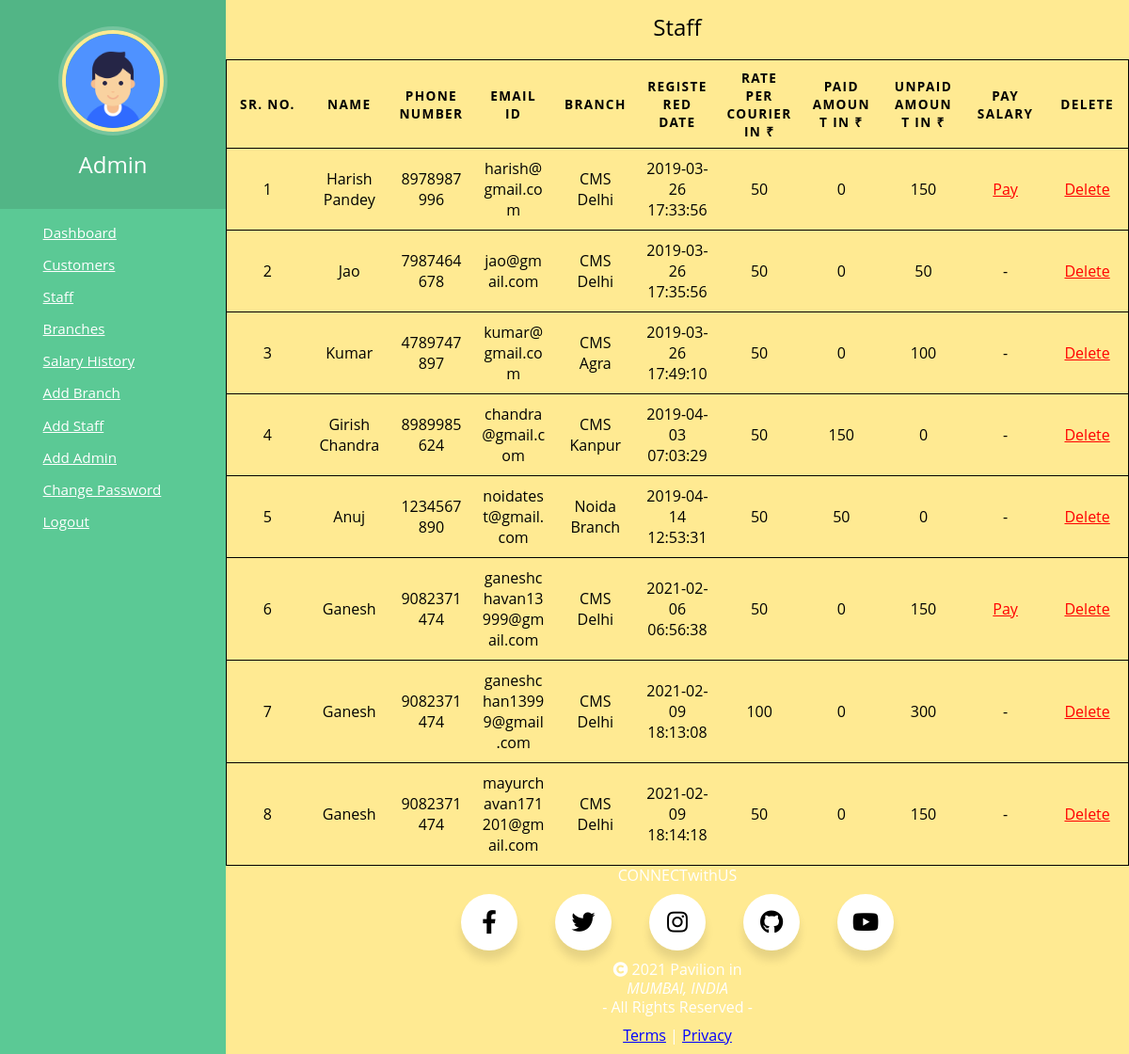
Page /admin/staff.php (signed in) on the committed database.
### tables this page shows
CREATE TABLE `tblstaff` (
  `ID` int(10) NOT NULL,
  `BranchName` varchar(120) DEFAULT NULL,
  `StaffName` varchar(120) DEFAULT NULL,
  `StaffMobilenumber` bigint(11) DEFAULT NULL,
  `StaffEmail` varchar(120) DEFAULT NULL,
  `StaffPassword` varchar(120) DEFAULT NULL,
  `StaffRegdate` timestamp NOT NULL DEFAULT current_timestamp(),
  `bankstatus` int(1) NOT NULL DEFAULT 0,
  `rate` int(11) NOT NULL,
  `paidsalary` int(11) NOT NULL DEFAULT 0
);

### admin/staff.php (the view, shortened to what this page needs)
<?php
include('../includes/dbconnection.php');
if (strlen($_SESSION['cmsaid']==0)) {
    header('location:logout.php');
    } else{
?>
<html lang="en">
<head>
    <link href="./css/table.css" rel="stylesheet">
    <link href="./css/header.css" rel="stylesheet"/>
    <link href="../css/footer.css" rel="stylesheet">
    <link rel="stylesheet" href="https://cdnjs.cloudflare.com/ajax/libs/font-awesome/4.7.0/css/font-awesome.min.css">
    <link rel="stylesheet" href="https://cdnjs.cloudflare.com/ajax/libs/font-awesome/5.13.0/css/all.min.css">
</head>
<body>
<?php include_once('./include/header.php');?>
<table>
  <caption> Staff</caption>
  <thead>
    <tr>
    <th scope="col">SR. NO.</th>
      <th scope="col">Name</th>
      <th scope="col">Phone Number</th>
      <th scope="col">Email ID</th>
      <th scope="col">Branch</th>
      <th scope="col">Registered Date</th>
      <th scope="col">rate per Courier in <strong>₹</strong></th>
      <th scope="col">Paid Amount in <strong>₹</strong></th>
      <th scope="col">Unpaid amount in <strong>₹</strong></th>
      <th scope="col">Pay Salary</th>
      <th scope="col">Delete</th>
    </tr>
  </thead>
  <tbody>
<?php
  $ret=mysqli_query($con,"SELECT * FROM tblstaff");
  $num=mysqli_num_rows($ret);
  if($num >0){
    $count=0;
  while ($row=mysqli_fetch_array($ret)) {
    $bank=$row["bankstatus"];
    $count++;
  ?>
    <tr>
      <td scope="row" data-label="SR. NO."><?php echo $count;?></td>
      <td data-label="Name"><?php echo $row["StaffName"];?></td>
      <td data-label="Phone Number"><?php echo $row["StaffMobilenumber"];?></td>
      <td data-label="Email ID"><?php echo $row["StaffEmail"];?></td>
      <td data-label="Branch"><?php echo $row["BranchName"];?></td>
      <td data-label="Registered Date"><?php echo $row["StaffRegdate"];?></td>
      <td data-label="rate per Courier in ₹"><?php echo $row["rate"];?></td>
      <td data-label="Paid Amount"><?php echo $row["paidsalary"];?></td>
      <?php
        $ret1=mysqli_query($con1,"SELECT COUNT(ID)  FROM tblcourier where staffName='".$row["StaffName"]."' GROUP BY staffName");
        $num1=mysqli_num_rows($ret1);
        if($num1 >0){
        while ($row1=mysqli_fetch_array($ret1)) {
          $total=$row1["COUNT(ID)"]* $row['rate'];
          $unpaid=$total-$row["paidsalary"];
      ?>
      <td data-label="Unpaid amount in ₹"><?php echo $unpaid;?></td>
      <?php if($unpaid>0 && $bank==1){?>
      <td data-label="Pay Salary in ₹"> <?php echo '<a class="red" href="./staff.php?id='.$row["ID"].'&amt='.$unpaid.'&mail='.$row["StaffEmail"].'">Pay</a>';?></td>
      <td data-label="Delete"><?php echo '<a class="red" href="./staff.php?id='.$row["ID"].'">Delete</a>'?> </td>
      <?php } else{ ?>
        <td data-label="Pay Salary in ₹"> -</td>
        <td data-label="Delete"><?php echo '<a class="red" href="./staff.php?id='.$row["ID"].'">Delete</a>'?> </td>
        <?php } ?>
    </tr>
    <?php
} }else{ ?>
      <td data-label="Unpaid amount in ₹">0</td>
      <td data-label="Pay Salary in ₹"> -</td>
      <td data-label="Delete"><?php echo '<a class="red" href="./staff.php?id='.$row["ID"].'">Delete</a>'?> </td>
<?php } } }
?>
  </tbody>
</table>
<?php include_once('../includes/footer.php');?>
</body>
</html>
<?php   }?>

### admin/include/header.php (shortened to what this page needs)
<?php
$admid=$_SESSION['cmsaid'];
$ret=mysqli_query($con,"select AdminName from tbladmin where ID='$admid'");
$row=mysqli_fetch_array($ret);
$fname=$row['AdminName'];
?>
<nav class="menu" tabindex="0">
  <header class="avatar">
		<img src="../includes/user.png " />
    <h2><?php echo $fname; ?></h2>
  </header>
	<ul>
  <li tabindex="0" class="icon-dashboard"><a href="dashboard.php"><span>Dashboard</span></a></li>
    <li tabindex="0" class="icon-users"><a href="customers.php"><span>Customers</span></a></li>
    <li tabindex="0" class="icon-users"><a href="staff.php"><span>Staff</span></a></li>
    <li tabindex="0" class="icon-shop"><a href="branch.php"><span>Branches</span></a></li>
    <li tabindex="0" class="icon-history"><a href="transactions.php"><span>Salary History</span></a></li>
    <li tabindex="0" class="icon-shop"><a href="addbranch.php"><span>Add Branch</span></a></li>
    <li tabindex="0" class="icon-addstaff"><a href="addstaff.php"><span>Add Staff</span></a></li>
    <li tabindex="0" class="icon-addstaff"><a href="addadmin.php"><span>Add Admin</span></a></li>
    <li tabindex="0" class="icon-change"><a href="changepassword.php"><span>Change Password</span></a></li>
    <li tabindex="0" class="icon-logout"><a href="../includes/logout.php"><span>Logout</span></a></li>
  </ul>
</nav>

### includes/footer.php (shortened to what this page needs)
<div class="footer" >
<section class="footer-social-section flex-rw">
    <span class="footer-social-overlap footer-social-connect">
    CONNECT <span class="footer-social-small">with</span> US
    </span>
    <span class="footer-social-overlap footer-social-icons-wrapper">
    <div class="wrapper-icons">
        <div class="icon facebook">
            <span><a href="https://www.facebook.com"><i class="fab fa-facebook-f"></i></a></span>
        </div>
        <div class="icon twitter">
            <span><a href="https://www.twitter.com"><i class="fab fa-twitter"></i></a></span>
        </div>
        <div class="icon instagram">
            <span><a href="http://www.instagram.com"><i class="fab fa-instagram"></i></a></span>
        </div>
        <div class="icon github">
            <span><a href="http://www.github.com"><i class="fab fa-github"></i></a></span>
        </div>
        <div class="icon youtube">
          <span><a href="https://www.youtube.com/"><i class="fab fa-youtube"></a></i></span>
        </div>
    </div>
    </span>
</section>
<section class="footer-bottom-section flex-rw">
<div class="footer-bottom-wrapper">
<i class="fa fa-copyright" role="copyright">
</i> 2021 Pavilion in <address class="footer-address" role="company address">MUMBAI, INDIA</address><span class="footer-bottom-rights"> - All Rights Reserved - </span>
  </div>
  <div class="footer-bottom-wrapper">
  <a href="/terms-of-use.html" class="generic-anchor blue1" rel="nofollow">Terms</a> | <a href="/privacy-policy.html" class="generic-anchor blue1" rel="nofollow">Privacy</a>
    </div>
</section>
</div>

### admin/css/table.css (style rules this page uses)
body { font-family: "Open Sans", sans-serif; line-height: 1.25; }
table { color:black; background: transparent; border: 1px solid #ccc; border-collapse: collapse; margin: 0; padding: 0; width: 100%; table-layout: fixed; }
table caption { font-size: 1.5em; margin: .5em 0 .75em; }
table tr { border: 1px solid rgb(0, 0, 0); padding: .35em; }
table th, table td { padding: .625em; text-align: center; overflow-wrap: break-word; }
table th { font-size: .85em; letter-spacing: .1em; text-transform: uppercase; }

### admin/css/header.css (style rules this page uses)
body { background: #ffea92; margin: 0; font-family: "Open Sans", Helvetica Neue, Helvetica, Arial, sans-serif; color: #fff; padding-left: 240px; }
li a,a:visited { color:white; }
.menu { background: #5bc995; height: 100%; width: 240px; position: fixed; top: 0; left: 0; z-index: 5; outline: none; }
.menu .avatar { background: rgba(0, 0, 0, 0.1); padding: 2em 0.5em; text-align: center; }
.menu .avatar img { width: 100px; border-radius: 50%; overflow: hidden; border: 4px solid #ffea92; box-shadow: 0 0 0 4px rgba(255, 255, 255, 0.2); }
.menu .avatar h2 { font-weight: normal; margin-bottom: 0; }
.menu ul { list-style: none; padding: 0.5em 0; margin: 0; }
.menu ul li { padding: 0.5em 1em 0.5em 3em; font-size: 0.95em; font-weight: regular; background-repeat: no-repeat; background-position: left 15px center; background-size: auto 20px; transition: all 0.15s linear; cursor: pointer; }
.menu ul li.icon-dashboard { background-image: url("http://www.entypo.com/images//gauge.svg"); }
.menu ul li.icon-shop { background-image: url("http://www.entypo.com/images//shop.svg"); }
.menu ul li.icon-addstaff { background-image: url("http://www.entypo.com/images//add-user.svg"); }
.menu ul li.icon-users { background-image: url("http://www.entypo.com/images//users.svg"); }
.menu ul li.icon-history { background-image: url("http://www.entypo.com/images//back-in-time.svg"); }
.menu ul li.icon-change { background-image: url("http://www.entypo.com/images//cog.svg"); }
.menu ul li.icon-logout { background-image: url("http://www.entypo.com/images//log-out.svg"); }

### css/footer.css (style rules this page uses)
.footer { position: relative; left: 0; bottom: 0; width: 100%; }
.fa-facebook-f { color: black; }
.fa-github { color: black; }
.fa-twitter { color: black; }
.fa-youtube { color: black; }
.fa-instagram { color: black; }
.wrapper-icons { display: inline-flex; }
.wrapper-icons .icon { margin: 0 20px; text-align: center; cursor: pointer; display: flex; align-items: center; justify-content: center; flex-direction: column; position: relative; z-index: 2; transition: 0.4s cubic-bezier(0.68, -0.55, 0.265, 1.55); }
.wrapper-icons .icon span { display: block; height: 60px; width: 60px; background: #fff; border-radius: 50%; position: relative; z-index: 2; box-shadow: 0px 10px 10px rgba(0,0,0,0.1); transition: 0.4s cubic-bezier(0.68, -0.55, 0.265, 1.55); }
.wrapper-icons .icon span i { line-height: 60px; font-size: 25px; }
.blue1 { color:blue; }
.footer-social-section { justify-content: center }
.footer-social-section::after { top: 25% }
.footer-social-connect { margin-bottom: 10px; padding: 0 10px }
.footer-social-overlap { display: flex; justify-content: center; }
.footer-social-icons-wrapper { width: 100%; padding: 0 }
.footer-bottom-section { padding: 0 5px 10px 5px }
.footer-bottom-wrapper { text-align: center; width: 100%; margin-top: 10px }

### admin/staff.php (style rules this page uses)
.red, .red:visited { color:red; }

### rows in the picture
tblstaff: StaffName "Harish Pandey", StaffMobilenumber "8978987996", StaffEmail "harish@gmail.com", BranchName "CMS Delhi", StaffRegdate "2019-03-26 17:33:56", rate "50", paidsalary "0", unpaid "150"
tblstaff: StaffName "Jao", StaffMobilenumber "7987464678", StaffEmail "jao@gmail.com", BranchName "CMS Delhi", StaffRegdate "2019-03-26 17:35:56", rate "50", paidsalary "0", unpaid "50"
tblstaff: StaffName "Kumar", StaffMobilenumber "4789747897", StaffEmail "kumar@gmail.com", BranchName "CMS Agra", StaffRegdate "2019-03-26 17:49:10", rate "50", paidsalary "0", unpaid "100"
tblstaff: StaffName "Girish Chandra", StaffMobilenumber "8989985624", StaffEmail "chandra@gmail.com", BranchName "CMS Kanpur", StaffRegdate "2019-04-03 07:03:29", rate "50", paidsalary "150", unpaid "0"
tblstaff: StaffName "Anuj", StaffMobilenumber "1234567890", StaffEmail "noidatest@gmail.com", BranchName "Noida Branch", StaffRegdate "2019-04-14 12:53:31", rate "50", paidsalary "50", unpaid "0"
tblstaff: StaffName "Ganesh", StaffMobilenumber "9082371474", StaffEmail "ganeshchavan13999@gmail.com", BranchName "CMS Delhi", StaffRegdate "2021-02-06 06:56:38", rate "50", paidsalary "0", unpaid "150"
tblstaff: StaffName "Ganesh", StaffMobilenumber "9082371474", StaffEmail "ganeshchan13999@gmail.com", BranchName "CMS Delhi", StaffRegdate "2021-02-09 18:13:08", rate "100", paidsalary "0", unpaid "300"
tblstaff: StaffName "Ganesh", StaffMobilenumber "9082371474", StaffEmail "mayurchavan171201@gmail.com", BranchName "CMS Delhi", StaffRegdate "2021-02-09 18:14:18", rate "50", paidsalary "0", unpaid "150"

### other values in the picture
$fname "Admin"
